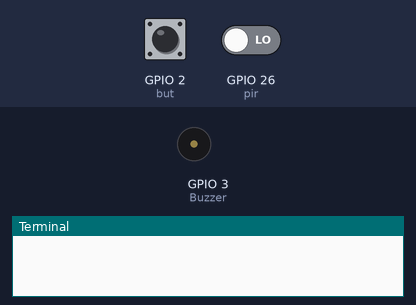
The program below on a simulated Raspberry Pi (BCM pin numbers). Parts: buzzer (waves = sounding, pin HIGH), the last lines printed to the terminal. The test bench sets the inputs (shaded band); at power-on: GPIO 26 (pir) LOW, GPIO 2 (but) HIGH.

Above: at 1.2 s.
1.3 s: GPIO 26 (pir) driven HIGH
At 2.0 s:
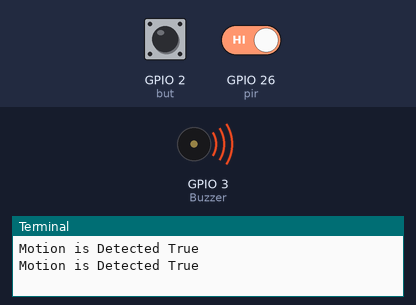
2.8 s: GPIO 26 (pir) driven LOW
At 3.2 s:
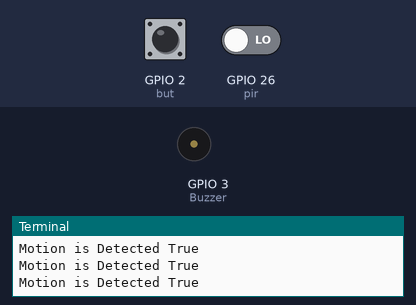
Timing chart, 0 to 5.8 s (numbered marks = the images above; inputs shaded):
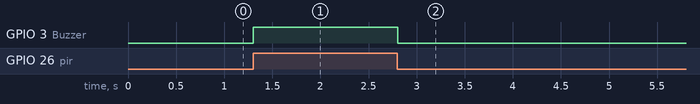

The program:

pir.py
```python
from gpiozero import Button,Buzzer,MotionSensor
from time import sleep
but=Button(2)
bz=Buzzer(3)
pir=MotionSensor(26)
while True:
    pir.wait_for_motion()
    print('Motion is Detected',pir.motion_detected)
    bz.on()
    sleep(0.5)
    bz.off()
```

Measured:
- after the input at 1.3 s, GPIO 3 (Buzzer): LOW → HIGH at once
- after the input at 2.8 s, GPIO 3 (Buzzer): HIGH → LOW at once
